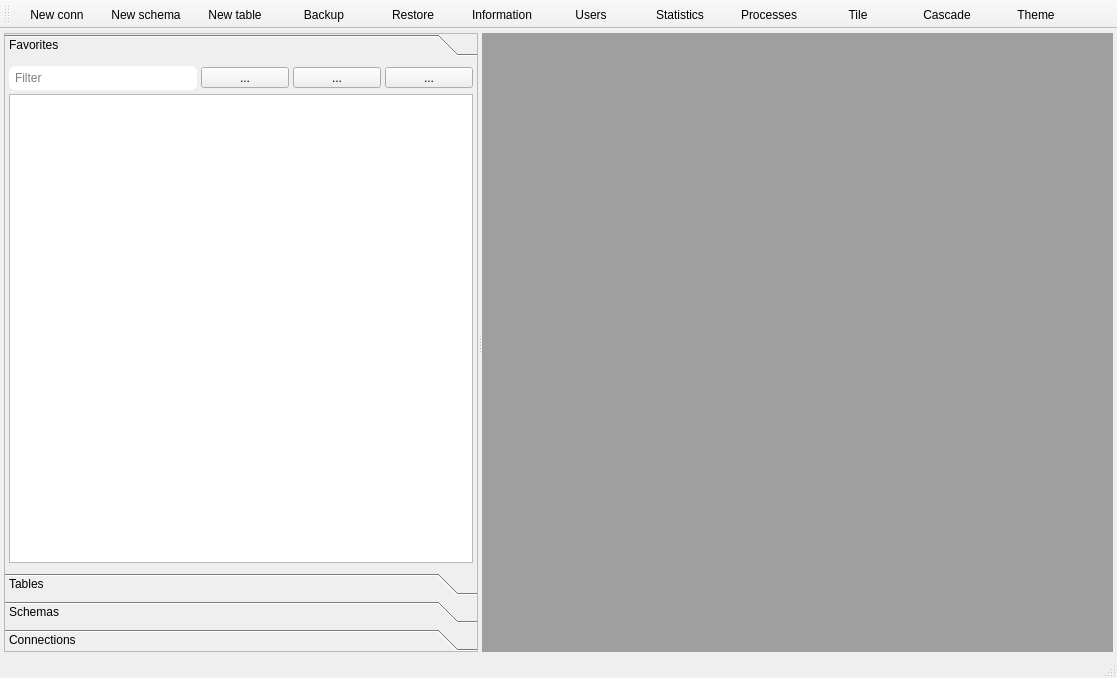
<?xml version="1.0" encoding="UTF-8"?>
<ui version="4.0">
 <class>MainWindow</class>
 <widget class="QMainWindow" name="MainWindow">
  <property name="geometry">
   <rect>
    <x>0</x>
    <y>0</y>
    <width>1117</width>
    <height>678</height>
   </rect>
  </property>
  <property name="windowTitle">
   <string>SequelFast</string>
  </property>
  <property name="styleSheet">
   <string notr="true">QToolButton { width: 80px }</string>
  </property>
  <widget class="QWidget" name="centralwidget">
   <layout class="QHBoxLayout" name="horizontalLayout_10">
    <property name="spacing">
     <number>4</number>
    </property>
    <property name="leftMargin">
     <number>4</number>
    </property>
    <property name="topMargin">
     <number>4</number>
    </property>
    <property name="rightMargin">
     <number>4</number>
    </property>
    <property name="bottomMargin">
     <number>4</number>
    </property>
    <item>
     <widget class="QSplitter" name="splitter">
      <property name="orientation">
       <enum>Qt::Orientation::Horizontal</enum>
      </property>
      <property name="handleWidth">
       <number>4</number>
      </property>
      <widget class="QToolBox" name="toolBoxLeft">
       <property name="sizePolicy">
        <sizepolicy hsizetype="Minimum" vsizetype="Minimum">
         <horstretch>0</horstretch>
         <verstretch>0</verstretch>
        </sizepolicy>
       </property>
       <property name="minimumSize">
        <size>
         <width>220</width>
         <height>300</height>
        </size>
       </property>
       <property name="styleSheet">
        <string notr="true"/>
       </property>
       <property name="frameShape">
        <enum>QFrame::Shape::StyledPanel</enum>
       </property>
       <property name="frameShadow">
        <enum>QFrame::Shadow::Plain</enum>
       </property>
       <property name="currentIndex">
        <number>0</number>
       </property>
       <property name="tabSpacing">
        <number>6</number>
       </property>
       <widget class="QWidget" name="pageFavorites">
        <property name="geometry">
         <rect>
          <x>0</x>
          <y>0</y>
          <width>335</width>
          <height>424</height>
         </rect>
        </property>
        <attribute name="icon">
         <iconset resource="../icons.qrc">
          <normaloff>:/icons/resources/heart circle.svg</normaloff>:/icons/resources/heart circle.svg</iconset>
        </attribute>
        <attribute name="label">
         <string>Favorites</string>
        </attribute>
        <layout class="QVBoxLayout" name="verticalLayout_5">
         <property name="spacing">
          <number>4</number>
         </property>
         <property name="leftMargin">
          <number>4</number>
         </property>
         <property name="topMargin">
          <number>4</number>
         </property>
         <property name="rightMargin">
          <number>4</number>
         </property>
         <property name="bottomMargin">
          <number>4</number>
         </property>
         <item>
          <layout class="QVBoxLayout" name="verticalLayout_4">
           <property name="spacing">
            <number>4</number>
           </property>
           <item>
            <layout class="QHBoxLayout" name="horizontalLayout_11">
             <property name="spacing">
              <number>4</number>
             </property>
             <item>
              <widget class="QLineEdit" name="lineEditFavorites">
               <property name="styleSheet">
                <string notr="true">QLineEdit {padding: 4px; border-color: #ddd; border-width: 1px; border-radius: 6px}</string>
               </property>
               <property name="maxLength">
                <number>80</number>
               </property>
               <property name="placeholderText">
                <string>Filter</string>
               </property>
              </widget>
             </item>
             <item>
              <widget class="QToolButton" name="buttonFilterFavorites">
               <property name="text">
                <string>...</string>
               </property>
               <property name="icon">
                <iconset resource="../icons.qrc">
                 <normaloff>:/icons/resources/heart tick.svg</normaloff>:/icons/resources/heart tick.svg</iconset>
               </property>
               <property name="iconSize">
                <size>
                 <width>16</width>
                 <height>16</height>
                </size>
               </property>
               <property name="checkable">
                <bool>true</bool>
               </property>
              </widget>
             </item>
             <item>
              <widget class="QToolButton" name="buttonEditFavorites">
               <property name="text">
                <string>...</string>
               </property>
               <property name="icon">
                <iconset resource="../icons.qrc">
                 <normaloff>:/icons/resources/brush.svg</normaloff>:/icons/resources/brush.svg</iconset>
               </property>
               <property name="iconSize">
                <size>
                 <width>16</width>
                 <height>16</height>
                </size>
               </property>
               <property name="checkable">
                <bool>true</bool>
               </property>
              </widget>
             </item>
             <item>
              <widget class="QToolButton" name="buttonUpdateFavorites">
               <property name="text">
                <string>...</string>
               </property>
               <property name="icon">
                <iconset resource="../icons.qrc">
                 <normaloff>:/icons/resources/refresh square.svg</normaloff>:/icons/resources/refresh square.svg</iconset>
               </property>
               <property name="iconSize">
                <size>
                 <width>16</width>
                 <height>16</height>
                </size>
               </property>
               <property name="checkable">
                <bool>false</bool>
               </property>
              </widget>
             </item>
            </layout>
           </item>
           <item>
            <widget class="QListView" name="listViewFavorites">
             <property name="editTriggers">
              <set>QAbstractItemView::EditTrigger::NoEditTriggers</set>
             </property>
             <property name="alternatingRowColors">
              <bool>true</bool>
             </property>
            </widget>
           </item>
          </layout>
         </item>
        </layout>
       </widget>
       <widget class="QWidget" name="pageTables_3">
        <property name="geometry">
         <rect>
          <x>0</x>
          <y>0</y>
          <width>333</width>
          <height>138</height>
         </rect>
        </property>
        <attribute name="icon">
         <iconset>
          <normalon>:/icons/resources/element.svg</normalon>
         </iconset>
        </attribute>
        <attribute name="label">
         <string>Tables</string>
        </attribute>
        <layout class="QVBoxLayout" name="verticalLayout">
         <property name="spacing">
          <number>4</number>
         </property>
         <property name="leftMargin">
          <number>4</number>
         </property>
         <property name="topMargin">
          <number>4</number>
         </property>
         <property name="rightMargin">
          <number>4</number>
         </property>
         <property name="bottomMargin">
          <number>4</number>
         </property>
         <item>
          <layout class="QHBoxLayout" name="horizontalLayout">
           <property name="spacing">
            <number>4</number>
           </property>
           <item>
            <widget class="QLineEdit" name="lineEditTables">
             <property name="styleSheet">
              <string notr="true">QLineEdit {padding: 4px; border-color: #ddd; border-width: 1px; border-radius: 6px}</string>
             </property>
             <property name="maxLength">
              <number>80</number>
             </property>
             <property name="placeholderText">
              <string>Filter</string>
             </property>
            </widget>
           </item>
           <item>
            <widget class="QToolButton" name="buttonFilterTables">
             <property name="text">
              <string>...</string>
             </property>
             <property name="icon">
              <iconset resource="../icons.qrc">
               <normaloff>:/icons/resources/heart tick.svg</normaloff>:/icons/resources/heart tick.svg</iconset>
             </property>
             <property name="iconSize">
              <size>
               <width>16</width>
               <height>16</height>
              </size>
             </property>
             <property name="checkable">
              <bool>true</bool>
             </property>
            </widget>
           </item>
           <item>
            <widget class="QToolButton" name="buttonEditTables">
             <property name="text">
              <string>...</string>
             </property>
             <property name="icon">
              <iconset resource="../icons.qrc">
               <normaloff>:/icons/resources/brush.svg</normaloff>:/icons/resources/brush.svg</iconset>
             </property>
             <property name="iconSize">
              <size>
               <width>16</width>
               <height>16</height>
              </size>
             </property>
             <property name="checkable">
              <bool>true</bool>
             </property>
            </widget>
           </item>
           <item>
            <widget class="QToolButton" name="buttonUpdateTables">
             <property name="text">
              <string>...</string>
             </property>
             <property name="icon">
              <iconset resource="../icons.qrc">
               <normaloff>:/icons/resources/refresh square.svg</normaloff>:/icons/resources/refresh square.svg</iconset>
             </property>
             <property name="iconSize">
              <size>
               <width>16</width>
               <height>16</height>
              </size>
             </property>
             <property name="checkable">
              <bool>false</bool>
             </property>
            </widget>
           </item>
          </layout>
         </item>
         <item>
          <widget class="QListView" name="listViewTables">
           <property name="editTriggers">
            <set>QAbstractItemView::EditTrigger::NoEditTriggers</set>
           </property>
           <property name="alternatingRowColors">
            <bool>true</bool>
           </property>
          </widget>
         </item>
         <item>
          <layout class="QHBoxLayout" name="horizontalLayout_6">
           <property name="spacing">
            <number>4</number>
           </property>
           <item>
            <widget class="QFrame" name="frame">
             <property name="frameShape">
              <enum>QFrame::Shape::StyledPanel</enum>
             </property>
             <property name="frameShadow">
              <enum>QFrame::Shadow::Raised</enum>
             </property>
             <layout class="QHBoxLayout" name="horizontalLayout_4">
              <property name="leftMargin">
               <number>2</number>
              </property>
              <property name="topMargin">
               <number>2</number>
              </property>
              <property name="rightMargin">
               <number>2</number>
              </property>
              <property name="bottomMargin">
               <number>2</number>
              </property>
              <item>
               <widget class="QLabel" name="label">
                <property name="font">
                 <font>
                  <pointsize>10</pointsize>
                 </font>
                </property>
                <property name="frameShape">
                 <enum>QFrame::Shape::NoFrame</enum>
                </property>
                <property name="text">
                 <string>Size</string>
                </property>
               </widget>
              </item>
              <item>
               <widget class="QLabel" name="labelTablesSize">
                <property name="font">
                 <font>
                  <pointsize>10</pointsize>
                 </font>
                </property>
                <property name="frameShape">
                 <enum>QFrame::Shape::NoFrame</enum>
                </property>
                <property name="frameShadow">
                 <enum>QFrame::Shadow::Raised</enum>
                </property>
                <property name="text">
                 <string>0 Mb</string>
                </property>
                <property name="alignment">
                 <set>Qt::AlignmentFlag::AlignRight|Qt::AlignmentFlag::AlignTrailing|Qt::AlignmentFlag::AlignVCenter</set>
                </property>
               </widget>
              </item>
             </layout>
            </widget>
           </item>
           <item>
            <widget class="QFrame" name="frame_2">
             <property name="frameShape">
              <enum>QFrame::Shape::StyledPanel</enum>
             </property>
             <property name="frameShadow">
              <enum>QFrame::Shadow::Raised</enum>
             </property>
             <layout class="QHBoxLayout" name="horizontalLayout_5">
              <property name="leftMargin">
               <number>2</number>
              </property>
              <property name="topMargin">
               <number>2</number>
              </property>
              <property name="rightMargin">
               <number>2</number>
              </property>
              <property name="bottomMargin">
               <number>2</number>
              </property>
              <item>
               <widget class="QLabel" name="label_3">
                <property name="font">
                 <font>
                  <pointsize>10</pointsize>
                 </font>
                </property>
                <property name="text">
                 <string>Rows</string>
                </property>
                <property name="alignment">
                 <set>Qt::AlignmentFlag::AlignLeading|Qt::AlignmentFlag::AlignLeft|Qt::AlignmentFlag::AlignVCenter</set>
                </property>
               </widget>
              </item>
              <item>
               <widget class="QLabel" name="labelTablesRows">
                <property name="font">
                 <font>
                  <pointsize>10</pointsize>
                 </font>
                </property>
                <property name="frameShape">
                 <enum>QFrame::Shape::NoFrame</enum>
                </property>
                <property name="frameShadow">
                 <enum>QFrame::Shadow::Raised</enum>
                </property>
                <property name="text">
                 <string>0</string>
                </property>
                <property name="alignment">
                 <set>Qt::AlignmentFlag::AlignRight|Qt::AlignmentFlag::AlignTrailing|Qt::AlignmentFlag::AlignVCenter</set>
                </property>
               </widget>
              </item>
             </layout>
            </widget>
           </item>
          </layout>
         </item>
        </layout>
       </widget>
       <widget class="QWidget" name="pageSchemas_3">
        <property name="geometry">
         <rect>
          <x>0</x>
          <y>0</y>
          <width>333</width>
          <height>142</height>
         </rect>
        </property>
        <attribute name="icon">
         <iconset>
          <normalon>:/icons/resources/layer.svg</normalon>
         </iconset>
        </attribute>
        <attribute name="label">
         <string>Schemas</string>
        </attribute>
        <layout class="QVBoxLayout" name="verticalLayout_3">
         <property name="spacing">
          <number>4</number>
         </property>
         <property name="leftMargin">
          <number>4</number>
         </property>
         <property name="topMargin">
          <number>4</number>
         </property>
         <property name="rightMargin">
          <number>4</number>
         </property>
         <property name="bottomMargin">
          <number>4</number>
         </property>
         <item>
          <layout class="QHBoxLayout" name="horizontalLayout_3">
           <property name="spacing">
            <number>4</number>
           </property>
           <item>
            <widget class="QLineEdit" name="lineEditSchemas">
             <property name="styleSheet">
              <string notr="true">QLineEdit {padding: 4px; border-radius: 6px}</string>
             </property>
             <property name="maxLength">
              <number>80</number>
             </property>
             <property name="placeholderText">
              <string>Filter</string>
             </property>
            </widget>
           </item>
           <item>
            <widget class="QToolButton" name="buttonFilterSchemas">
             <property name="text">
              <string>...</string>
             </property>
             <property name="icon">
              <iconset resource="../icons.qrc">
               <normaloff>:/icons/resources/heart tick.svg</normaloff>:/icons/resources/heart tick.svg</iconset>
             </property>
             <property name="iconSize">
              <size>
               <width>16</width>
               <height>16</height>
              </size>
             </property>
             <property name="checkable">
              <bool>true</bool>
             </property>
            </widget>
           </item>
           <item>
            <widget class="QToolButton" name="buttonEditSchemas">
             <property name="text">
              <string>...</string>
             </property>
             <property name="icon">
              <iconset resource="../icons.qrc">
               <normaloff>:/icons/resources/brush.svg</normaloff>:/icons/resources/brush.svg</iconset>
             </property>
             <property name="iconSize">
              <size>
               <width>16</width>
               <height>16</height>
              </size>
             </property>
             <property name="checkable">
              <bool>true</bool>
             </property>
            </widget>
           </item>
           <item>
            <widget class="QToolButton" name="buttonUpdateSchemas">
             <property name="text">
              <string>...</string>
             </property>
             <property name="icon">
              <iconset resource="../icons.qrc">
               <normaloff>:/icons/resources/refresh square.svg</normaloff>:/icons/resources/refresh square.svg</iconset>
             </property>
             <property name="iconSize">
              <size>
               <width>16</width>
               <height>16</height>
              </size>
             </property>
             <property name="checkable">
              <bool>false</bool>
             </property>
            </widget>
           </item>
          </layout>
         </item>
         <item>
          <widget class="QListView" name="listViewSchemas">
           <property name="editTriggers">
            <set>QAbstractItemView::EditTrigger::NoEditTriggers</set>
           </property>
           <property name="alternatingRowColors">
            <bool>true</bool>
           </property>
           <property name="selectionBehavior">
            <enum>QAbstractItemView::SelectionBehavior::SelectItems</enum>
           </property>
          </widget>
         </item>
         <item>
          <layout class="QHBoxLayout" name="horizontalLayout_7">
           <property name="spacing">
            <number>4</number>
           </property>
           <item>
            <widget class="QFrame" name="frame_3">
             <property name="frameShape">
              <enum>QFrame::Shape::StyledPanel</enum>
             </property>
             <property name="frameShadow">
              <enum>QFrame::Shadow::Raised</enum>
             </property>
             <layout class="QHBoxLayout" name="horizontalLayout_8">
              <property name="leftMargin">
               <number>4</number>
              </property>
              <property name="topMargin">
               <number>4</number>
              </property>
              <property name="rightMargin">
               <number>4</number>
              </property>
              <property name="bottomMargin">
               <number>4</number>
              </property>
              <item>
               <widget class="QLabel" name="label_5">
                <property name="font">
                 <font>
                  <pointsize>10</pointsize>
                 </font>
                </property>
                <property name="text">
                 <string>Size</string>
                </property>
               </widget>
              </item>
              <item>
               <widget class="QLabel" name="labelSchemaSize">
                <property name="font">
                 <font>
                  <pointsize>10</pointsize>
                 </font>
                </property>
                <property name="frameShape">
                 <enum>QFrame::Shape::NoFrame</enum>
                </property>
                <property name="text">
                 <string>0 Mb</string>
                </property>
                <property name="alignment">
                 <set>Qt::AlignmentFlag::AlignRight|Qt::AlignmentFlag::AlignTrailing|Qt::AlignmentFlag::AlignVCenter</set>
                </property>
               </widget>
              </item>
             </layout>
            </widget>
           </item>
           <item>
            <widget class="QFrame" name="frame_4">
             <property name="frameShape">
              <enum>QFrame::Shape::StyledPanel</enum>
             </property>
             <property name="frameShadow">
              <enum>QFrame::Shadow::Raised</enum>
             </property>
             <layout class="QHBoxLayout" name="horizontalLayout_9">
              <property name="leftMargin">
               <number>4</number>
              </property>
              <property name="topMargin">
               <number>4</number>
              </property>
              <property name="rightMargin">
               <number>4</number>
              </property>
              <property name="bottomMargin">
               <number>4</number>
              </property>
              <item>
               <widget class="QLabel" name="label_7">
                <property name="font">
                 <font>
                  <pointsize>10</pointsize>
                 </font>
                </property>
                <property name="text">
                 <string>Tables</string>
                </property>
                <property name="alignment">
                 <set>Qt::AlignmentFlag::AlignLeading|Qt::AlignmentFlag::AlignLeft|Qt::AlignmentFlag::AlignVCenter</set>
                </property>
               </widget>
              </item>
              <item>
               <widget class="QLabel" name="labelSchemaTables">
                <property name="font">
                 <font>
                  <pointsize>10</pointsize>
                 </font>
                </property>
                <property name="frameShape">
                 <enum>QFrame::Shape::NoFrame</enum>
                </property>
                <property name="text">
                 <string>0</string>
                </property>
                <property name="alignment">
                 <set>Qt::AlignmentFlag::AlignRight|Qt::AlignmentFlag::AlignTrailing|Qt::AlignmentFlag::AlignVCenter</set>
                </property>
               </widget>
              </item>
             </layout>
            </widget>
           </item>
          </layout>
         </item>
        </layout>
       </widget>
       <widget class="QWidget" name="pageConnections_3">
        <property name="geometry">
         <rect>
          <x>0</x>
          <y>0</y>
          <width>241</width>
          <height>122</height>
         </rect>
        </property>
        <attribute name="icon">
         <iconset>
          <normalon>:/icons/resources/cloud connection.svg</normalon>
         </iconset>
        </attribute>
        <attribute name="label">
         <string>Connections</string>
        </attribute>
        <layout class="QVBoxLayout" name="verticalLayout_2">
         <property name="spacing">
          <number>4</number>
         </property>
         <property name="leftMargin">
          <number>4</number>
         </property>
         <property name="topMargin">
          <number>4</number>
         </property>
         <property name="rightMargin">
          <number>4</number>
         </property>
         <property name="bottomMargin">
          <number>4</number>
         </property>
         <item>
          <layout class="QHBoxLayout" name="horizontalLayout_2">
           <property name="spacing">
            <number>4</number>
           </property>
           <item>
            <widget class="QLineEdit" name="lineEditConns">
             <property name="styleSheet">
              <string notr="true">QLineEdit {padding: 4px; border-radius: 6px}</string>
             </property>
             <property name="maxLength">
              <number>80</number>
             </property>
             <property name="placeholderText">
              <string>Filter</string>
             </property>
            </widget>
           </item>
           <item>
            <widget class="QToolButton" name="buttonNewConns">
             <property name="text">
              <string>...</string>
             </property>
             <property name="icon">
              <iconset resource="../icons.qrc">
               <normaloff>:/icons/resources/add square.svg</normaloff>:/icons/resources/add square.svg</iconset>
             </property>
             <property name="iconSize">
              <size>
               <width>16</width>
               <height>16</height>
              </size>
             </property>
            </widget>
           </item>
           <item>
            <widget class="QToolButton" name="buttonEditConns">
             <property name="text">
              <string>...</string>
             </property>
             <property name="icon">
              <iconset resource="../icons.qrc">
               <normaloff>:/icons/resources/brush.svg</normaloff>:/icons/resources/brush.svg</iconset>
             </property>
             <property name="iconSize">
              <size>
               <width>16</width>
               <height>16</height>
              </size>
             </property>
             <property name="checkable">
              <bool>true</bool>
             </property>
            </widget>
           </item>
          </layout>
         </item>
         <item>
          <widget class="QListView" name="listViewConns">
           <property name="styleSheet">
            <string notr="true">QListView {padding: 6px}</string>
           </property>
           <property name="editTriggers">
            <set>QAbstractItemView::EditTrigger::NoEditTriggers</set>
           </property>
          </widget>
         </item>
        </layout>
       </widget>
      </widget>
      <widget class="QMdiArea" name="mdiArea">
       <property name="styleSheet">
        <string notr="true"/>
       </property>
       <property name="viewMode">
        <enum>QMdiArea::ViewMode::TabbedView</enum>
       </property>
       <property name="tabsClosable">
        <bool>true</bool>
       </property>
       <property name="tabsMovable">
        <bool>true</bool>
       </property>
      </widget>
     </widget>
    </item>
   </layout>
  </widget>
  <widget class="QMenuBar" name="menubar">
   <property name="geometry">
    <rect>
     <x>0</x>
     <y>0</y>
     <width>1117</width>
     <height>21</height>
    </rect>
   </property>
   <property name="sizePolicy">
    <sizepolicy hsizetype="MinimumExpanding" vsizetype="Fixed">
     <horstretch>0</horstretch>
     <verstretch>0</verstretch>
    </sizepolicy>
   </property>
  </widget>
  <widget class="QStatusBar" name="statusbar"/>
  <widget class="QToolBar" name="toolBar">
   <property name="windowTitle">
    <string>toolBar</string>
   </property>
   <property name="iconSize">
    <size>
     <width>32</width>
     <height>32</height>
    </size>
   </property>
   <property name="toolButtonStyle">
    <enum>Qt::ToolButtonStyle::ToolButtonTextUnderIcon</enum>
   </property>
   <attribute name="toolBarArea">
    <enum>TopToolBarArea</enum>
   </attribute>
   <attribute name="toolBarBreak">
    <bool>false</bool>
   </attribute>
   <addaction name="actionNew_connection"/>
   <addaction name="actionNew_schema"/>
   <addaction name="actionNew_table"/>
   <addaction name="actionBackup"/>
   <addaction name="actionRestore"/>
   <addaction name="actionInformation"/>
   <addaction name="actionUsers"/>
   <addaction name="actionStatistics"/>
   <addaction name="actionProcesses"/>
   <addaction name="actionTile"/>
   <addaction name="actionCascade"/>
   <addaction name="actionTheme"/>
  </widget>
  <action name="actionNew_connection">
   <property name="icon">
    <iconset resource="../icons.qrc">
     <normaloff>:/icons/resources/cloud connection.svg</normaloff>:/icons/resources/cloud connection.svg</iconset>
   </property>
   <property name="text">
    <string>New conn</string>
   </property>
  </action>
  <action name="actionNew_schema">
   <property name="icon">
    <iconset resource="../icons.qrc">
     <normaloff>:/icons/resources/layer.svg</normaloff>:/icons/resources/layer.svg</iconset>
   </property>
   <property name="text">
    <string>New schema</string>
   </property>
  </action>
  <action name="actionNew_table">
   <property name="icon">
    <iconset resource="../icons.qrc">
     <normaloff>:/icons/resources/copy.svg</normaloff>:/icons/resources/copy.svg</iconset>
   </property>
   <property name="text">
    <string>New table</string>
   </property>
  </action>
  <action name="actionInformation">
   <property name="icon">
    <iconset resource="../icons.qrc">
     <normaloff>:/icons/resources/information.svg</normaloff>:/icons/resources/information.svg</iconset>
   </property>
   <property name="text">
    <string>Information</string>
   </property>
  </action>
  <action name="actionPreferences">
   <property name="icon">
    <iconset resource="../icons.qrc">
     <normaloff>:/icons/resources/setting (1).svg</normaloff>:/icons/resources/setting (1).svg</iconset>
   </property>
   <property name="text">
    <string>Preferences</string>
   </property>
  </action>
  <action name="actionQuit">
   <property name="icon">
    <iconset resource="../icons.qrc">
     <normaloff>:/icons/resources/login.svg</normaloff>:/icons/resources/login.svg</iconset>
   </property>
   <property name="text">
    <string>Quit</string>
   </property>
  </action>
  <action name="actionUsers">
   <property name="icon">
    <iconset resource="../icons.qrc">
     <normaloff>:/icons/resources/profile user.svg</normaloff>:/icons/resources/profile user.svg</iconset>
   </property>
   <property name="text">
    <string>Users</string>
   </property>
  </action>
  <action name="actionStatistics">
   <property name="icon">
    <iconset resource="../icons.qrc">
     <normaloff>:/icons/resources/diagram.svg</normaloff>:/icons/resources/diagram.svg</iconset>
   </property>
   <property name="text">
    <string>Statistics</string>
   </property>
  </action>
  <action name="actionProcesses">
   <property name="icon">
    <iconset resource="../icons.qrc">
     <normaloff>:/icons/resources/bubble.svg</normaloff>:/icons/resources/bubble.svg</iconset>
   </property>
   <property name="text">
    <string>Processes</string>
   </property>
  </action>
  <action name="actionTile">
   <property name="icon">
    <iconset resource="../icons.qrc">
     <normaloff>:/icons/resources/element.svg</normaloff>:/icons/resources/element.svg</iconset>
   </property>
   <property name="text">
    <string>Tile</string>
   </property>
   <property name="menuRole">
    <enum>QAction::MenuRole::NoRole</enum>
   </property>
  </action>
  <action name="actionCascade">
   <property name="icon">
    <iconset resource="../icons.qrc">
     <normaloff>:/icons/resources/square.svg</normaloff>:/icons/resources/square.svg</iconset>
   </property>
   <property name="text">
    <string>Cascade</string>
   </property>
   <property name="menuRole">
    <enum>QAction::MenuRole::NoRole</enum>
   </property>
  </action>
  <action name="actionTheme">
   <property name="checkable">
    <bool>true</bool>
   </property>
   <property name="icon">
    <iconset resource="../icons.qrc">
     <normaloff>:/icons/resources/sun.svg</normaloff>
     <normalon>:/icons/resources/moon.svg</normalon>:/icons/resources/sun.svg</iconset>
   </property>
   <property name="text">
    <string>Theme</string>
   </property>
   <property name="toolTip">
    <string>Change theme</string>
   </property>
   <property name="menuRole">
    <enum>QAction::MenuRole::NoRole</enum>
   </property>
  </action>
  <action name="actionBackup">
   <property name="icon">
    <iconset resource="../icons.qrc">
     <normaloff>:/icons/resources/export.svg</normaloff>:/icons/resources/export.svg</iconset>
   </property>
   <property name="text">
    <string>Backup</string>
   </property>
   <property name="toolTip">
    <string>Backup</string>
   </property>
   <property name="menuRole">
    <enum>QAction::MenuRole::NoRole</enum>
   </property>
  </action>
  <action name="actionRestore">
   <property name="icon">
    <iconset resource="../icons.qrc">
     <normaloff>:/icons/resources/frame.svg</normaloff>:/icons/resources/frame.svg</iconset>
   </property>
   <property name="text">
    <string>Restore</string>
   </property>
   <property name="menuRole">
    <enum>QAction::MenuRole::NoRole</enum>
   </property>
  </action>
 </widget>
 <tabstops>
  <tabstop>lineEditConns</tabstop>
  <tabstop>buttonNewConns</tabstop>
  <tabstop>buttonEditConns</tabstop>
  <tabstop>listViewConns</tabstop>
  <tabstop>lineEditSchemas</tabstop>
  <tabstop>buttonFilterSchemas</tabstop>
  <tabstop>buttonEditSchemas</tabstop>
  <tabstop>buttonUpdateSchemas</tabstop>
  <tabstop>lineEditTables</tabstop>
  <tabstop>buttonFilterTables</tabstop>
  <tabstop>listViewTables</tabstop>
  <tabstop>listViewSchemas</tabstop>
  <tabstop>buttonEditTables</tabstop>
  <tabstop>buttonUpdateTables</tabstop>
 </tabstops>
 <resources>
  <include location="../icons.qrc"/>
 </resources>
 <connections/>
</ui>
